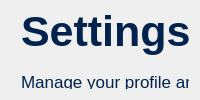
         <widget class="QWidget" name="Setting">
          <layout class="QGridLayout" name="gridLayout_6">
           <item row="0" column="0">
            <widget class="QWidget" name="widget_16" native="true">
             <widget class="QWidget" name="widget_33" native="true">
              <property name="geometry">
               <rect>
                <x>0</x>
                <y>90</y>
                <width>1131</width>
                <height>611</height>
               </rect>
              </property>
              <layout class="QHBoxLayout" name="horizontalLayout_10">
               <item>
                <widget class="QWidget" name="widget_38" native="true">
                 <property name="styleSheet">
                  <string notr="true">border: 1px solid;
</string>
                 </property>
                 <widget class="QLabel" name="label_64">
                  <property name="geometry">
                   <rect>
                    <x>30</x>
                    <y>80</y>
                    <width>111</width>
                    <height>21</height>
                   </rect>
                  </property>
                  <property name="font">
                   <font>
                    <family>Arial</family>
                    <pointsize>12</pointsize>
                   </font>
                  </property>
                  <property name="styleSheet">
                   <string notr="true">QLabel {
    color: black;
	border: none;
}</string>
                  </property>
                  <property name="text">
                   <string>First Name</string>
                  </property>
                 </widget>
                 <widget class="QLabel" name="label_65">
                  <property name="geometry">
                   <rect>
                    <x>30</x>
                    <y>10</y>
                    <width>281</width>
                    <height>41</height>
                   </rect>
                  </property>
                  <property name="font">
                   <font>
                    <family>Arial</family>
                    <pointsize>15</pointsize>
                    <weight>75</weight>
                    <bold>true</bold>
                   </font>
                  </property>
                  <property name="styleSheet">
                   <string notr="true">border: none;
color: black;</string>
                  </property>
                  <property name="text">
                   <string>Personal Information</string>
                  </property>
                 </widget>
                 <widget class="QLineEdit" name="txtFname_4">
                  <property name="geometry">
                   <rect>
                    <x>30</x>
                    <y>110</y>
                    <width>491</width>
                    <height>41</height>
                   </rect>
                  </property>
                  <property name="font">
                   <font>
                    <pointsize>10</pointsize>
                   </font>
                  </property>
                  <property name="styleSheet">
                   <string notr="true">background-color: rgb(255,255,255);
border: none;
border-bottom: 2px solid #00224c;
color: #00224c;
padding-bottom: 7px;</string>
                  </property>
                  <property name="placeholderText">
                   <string>Enter First Name</string>
                  </property>
                 </widget>
                 <widget class="QLineEdit" name="txtLname_4">
                  <property name="geometry">
                   <rect>
                    <x>30</x>
                    <y>200</y>
                    <width>491</width>
                    <height>41</height>
                   </rect>
                  </property>
                  <property name="font">
                   <font>
                    <pointsize>10</pointsize>
                   </font>
                  </property>
                  <property name="styleSheet">
                   <string notr="true">background-color: rgb(255,255,255);
border: none;
border-bottom: 2px solid #00224c;
color: #00224c;
padding-bottom: 7px;</string>
                  </property>
                  <property name="placeholderText">
                   <string>Enter Last Name</string>
                  </property>
                 </widget>
                 <widget class="QLabel" name="label_66">
                  <property name="geometry">
                   <rect>
                    <x>30</x>
                    <y>170</y>
                    <width>111</width>
                    <height>21</height>
                   </rect>
                  </property>
                  <property name="font">
                   <font>
                    <family>Arial</family>
                    <pointsize>12</pointsize>
                   </font>
                  </property>
                  <property name="styleSheet">
                   <string notr="true">QLabel {
    color: black;
	border: none;
}</string>
                  </property>
                  <property name="text">
                   <string>Last Name</string>
                  </property>
                 </widget>
                 <widget class="QLabel" name="label_67">
                  <property name="geometry">
                   <rect>
                    <x>30</x>
                    <y>260</y>
                    <width>111</width>
                    <height>21</height>
                   </rect>
                  </property>
                  <property name="font">
                   <font>
                    <family>Arial</family>
                    <pointsize>12</pointsize>
                   </font>
                  </property>
                  <property name="styleSheet">
                   <string notr="true">QLabel {
    color: black;
	border: none;
}</string>
                  </property>
                  <property name="text">
                   <string>Gmail</string>
                  </property>
                 </widget>
                 <widget class="QLineEdit" name="txtGmail_4">
                  <property name="geometry">
                   <rect>
                    <x>30</x>
                    <y>290</y>
                    <width>491</width>
                    <height>41</height>
                   </rect>
                  </property>
                  <property name="font">
                   <font>
                    <pointsize>10</pointsize>
                   </font>
                  </property>
                  <property name="styleSheet">
                   <string notr="true">background-color: rgb(255,255,255);
border: none;
border-bottom: 2px solid #00224c;
color: #00224c;
padding-bottom: 7px;</string>
                  </property>
                  <property name="placeholderText">
                   <string>Enter Gmail@.com</string>
                  </property>
                 </widget>
                 <widget class="QLabel" name="label_68">
                  <property name="geometry">
                   <rect>
                    <x>30</x>
                    <y>350</y>
                    <width>111</width>
                    <height>21</height>
                   </rect>
                  </property>
                  <property name="font">
                   <font>
                    <family>Arial</family>
                    <pointsize>12</pointsize>
                   </font>
                  </property>
                  <property name="styleSheet">
                   <string notr="true">QLabel {
    color: black;
	border: none;
}</string>
                  </property>
                  <property name="text">
                   <string>Username</string>
                  </property>
                 </widget>
                 <widget class="QLineEdit" name="txtUname_3">
                  <property name="geometry">
                   <rect>
                    <x>30</x>
                    <y>380</y>
                    <width>491</width>
                    <height>41</height>
                   </rect>
                  </property>
                  <property name="font">
                   <font>
                    <pointsize>10</pointsize>
                   </font>
                  </property>
                  <property name="styleSheet">
                   <string notr="true">background-color: rgb(255,255,255);
border: none;
border-bottom: 2px solid #00224c;
color: #00224c;
padding-bottom: 7px;</string>
                  </property>
                  <property name="placeholderText">
                   <string>Enter Username</string>
                  </property>
                 </widget>
                 <widget class="QLabel" name="label_69">
                  <property name="geometry">
                   <rect>
                    <x>30</x>
                    <y>440</y>
                    <width>111</width>
                    <height>21</height>
                   </rect>
                  </property>
                  <property name="font">
                   <font>
                    <family>Arial</family>
                    <pointsize>12</pointsize>
                   </font>
                  </property>
                  <property name="styleSheet">
                   <string notr="true">QLabel {
    color: black;
	border: none;
}</string>
                  </property>
                  <property name="text">
                   <string>Roles</string>
                  </property>
                 </widget>
                 <widget class="QComboBox" name="cbRole_3">
                  <property name="enabled">
                   <bool>false</bool>
                  </property>
                  <property name="geometry">
                   <rect>
                    <x>30</x>
                    <y>470</y>
                    <width>491</width>
                    <height>41</height>
                   </rect>
                  </property>
                  <property name="font">
                   <font>
                    <pointsize>-1</pointsize>
                   </font>
                  </property>
                  <property name="styleSheet">
                   <string notr="true">QComboBox {
    background-color: white;
    border: 1px solid #dcdcdc;
    border-radius: 8px;
    padding: 8px 12px;
    color: #00224C;
    font-size: 16px;  /* 🔥 bigger text */
}

QComboBox:hover {
    border: 1px solid #bfbfbf;
}

QComboBox:focus {
    border: 2px solid rgb(245, 192, 34);
}

QComboBox::drop-down {
    border: none;
    width: 30px;  /* slightly bigger */
}

QComboBox::down-arrow {
    image: none;
    border-left: 6px solid transparent;
    border-right: 6px solid transparent;
    border-top: 7px solid #555;
    margin-right: 10px;
}

QComboBox QAbstractItemView {
    background-color: white;
    border: 1px solid #dcdcdc;
    selection-background-color: rgb(245, 192, 34);
    selection-color: black;
    font-size: 20px; /* dropdown text size */
}
QComboBox, QComboBox * {
    color: black;
}</string>
                  </property>
                  <property name="currentText">
                   <string>Admin</string>
                  </property>
                  <item>
                   <property name="text">
                    <string>Admin</string>
                   </property>
                  </item>
                  <item>
                   <property name="text">
                    <string>Front Desk</string>
                   </property>
                  </item>
                 </widget>
                 <widget class="QPushButton" name="btnSaveChange_3">
                  <property name="geometry">
                   <rect>
                    <x>30</x>
                    <y>530</y>
                    <width>491</width>
                    <height>51</height>
                   </rect>
                  </property>
                  <property name="styleSheet">
                   <string notr="true">QPushButton {
    background-color: rgb(245, 192, 34);
    color: black;
    border: none;
    border-radius: 10px;
    padding: 10px;
    font-weight: bold;
}

QPushButton:hover {
    background-color: rgb(255, 210, 60);
}

QPushButton:pressed {
    background-color: rgb(200, 150, 10);
}

QPushButton:checked {
    background-color: rgb(200, 150, 10);
}</string>
                  </property>
                  <property name="text">
                   <string>Save Change</string>
                  </property>
                 </widget>
                </widget>
               </item>
               <item>
                <widget class="QWidget" name="widget_39" native="true">
                 <property name="styleSheet">
                  <string notr="true">border: 1px solid;
</string>
                 </property>
                 <widget class="QLabel" name="label_70">
                  <property name="geometry">
                   <rect>
                    <x>30</x>
                    <y>10</y>
                    <width>281</width>
                    <height>41</height>
                   </rect>
                  </property>
                  <property name="font">
                   <font>
                    <family>Arial</family>
                    <pointsize>15</pointsize>
                    <weight>75</weight>
                    <bold>true</bold>
                   </font>
                  </property>
                  <property name="styleSheet">
                   <string notr="true">border: none;
color: black;</string>
                  </property>
                  <property name="text">
                   <string>Change Password</string>
                  </property>
                 </widget>
                 <widget class="QLabel" name="label_71">
                  <property name="geometry">
                   <rect>
                    <x>30</x>
                    <y>80</y>
                    <width>161</width>
                    <height>21</height>
                   </rect>
                  </property>
                  <property name="font">
                   <font>
                    <family>Arial</family>
                    <pointsize>12</pointsize>
                   </font>
                  </property>
                  <property name="styleSheet">
                   <string notr="true">QLabel {
    color: black;
	border: none;
}</string>
                  </property>
                  <property name="text">
                   <string>Current Password</string>
                  </property>
                 </widget>
                 <widget class="QLabel" name="label_72">
                  <property name="geometry">
                   <rect>
                    <x>30</x>
                    <y>170</y>
                    <width>141</width>
                    <height>21</height>
                   </rect>
                  </property>
                  <property name="font">
                   <font>
                    <family>Arial</family>
                    <pointsize>12</pointsize>
                   </font>
                  </property>
                  <property name="styleSheet">
                   <string notr="true">QLabel {
    color: black;
	border: none;
}</string>
                  </property>
                  <property name="text">
                   <string>New Password</string>
                  </property>
                 </widget>
                 <widget class="QLineEdit" name="txtNewPass_3">
                  <property name="geometry">
                   <rect>
                    <x>30</x>
                    <y>200</y>
                    <width>491</width>
                    <height>41</height>
                   </rect>
                  </property>
                  <property name="font">
                   <font>
                    <pointsize>10</pointsize>
                   </font>
                  </property>
                  <property name="styleSheet">
                   <string notr="true">background-color: rgb(255,255,255);
border: none;
border-bottom: 2px solid #00224c;
color: #00224c;
padding-bottom: 7px;</string>
                  </property>
                  <property name="text">
                   <string/>
                  </property>
                  <property name="echoMode">
                   <enum>QLineEdit::Password</enum>
                  </property>
                  <property name="placeholderText">
                   <string>Enter new password</string>
                  </property>
                 </widget>
                 <widget class="QLabel" name="label_73">
                  <property name="geometry">
                   <rect>
                    <x>30</x>
                    <y>260</y>
                    <width>171</width>
                    <height>21</height>
                   </rect>
                  </property>
                  <property name="font">
                   <font>
                    <family>Arial</family>
                    <pointsize>12</pointsize>
                   </font>
                  </property>
                  <property name="styleSheet">
                   <string notr="true">QLabel {
    color: black;
	border: none;
}</string>
                  </property>
                  <property name="text">
                   <string>Confirm Password</string>
                  </property>
                 </widget>
                 <widget class="QLineEdit" name="txtConfirmPass_3">
                  <property name="geometry">
                   <rect>
                    <x>30</x>
                    <y>290</y>
                    <width>491</width>
                    <height>41</height>
                   </rect>
                  </property>
                  <property name="font">
                   <font>
                    <pointsize>10</pointsize>
                   </font>
                  </property>
                  <property name="styleSheet">
                   <string notr="true">background-color: rgb(255,255,255);
border: none;
border-bottom: 2px solid #00224c;
color: #00224c;
padding-bottom: 7px;</string>
                  </property>
                  <property name="text">
                   <string/>
                  </property>
                  <property name="echoMode">
                   <enum>QLineEdit::Password</enum>
                  </property>
                  <property name="placeholderText">
                   <string>Enter confirmed password</string>
                  </property>
                 </widget>
                 <widget class="QLineEdit" name="txtCurrentPass_3">
                  <property name="geometry">
                   <rect>
                    <x>30</x>
                    <y>110</y>
                    <width>491</width>
                    <height>41</height>
                   </rect>
                  </property>
                  <property name="font">
                   <font>
                    <pointsize>10</pointsize>
                   </font>
                  </property>
                  <property name="styleSheet">
                   <string notr="true">background-color: rgb(255,255,255);
border: none;
border-bottom: 2px solid #00224c;
color: #00224c;
padding-bottom: 7px;</string>
                  </property>
                  <property name="text">
                   <string/>
                  </property>
                  <property name="echoMode">
                   <enum>QLineEdit::Password</enum>
                  </property>
                  <property name="placeholderText">
                   <string>Enter current password</string>
                  </property>
                 </widget>
                 <widget class="QPushButton" name="btnChangePassword_3">
                  <property name="geometry">
                   <rect>
                    <x>30</x>
                    <y>360</y>
                    <width>491</width>
                    <height>51</height>
                   </rect>
                  </property>
                  <property name="styleSheet">
                   <string notr="true">QPushButton {
    background-color: rgb(245, 192, 34);
    color: black;
    border: none;
    border-radius: 10px;
    padding: 10px;
    font-weight: bold;
}

QPushButton:hover {
    background-color: rgb(255, 210, 60);
}

QPushButton:pressed {
    background-color: rgb(200, 150, 10);
}

QPushButton:checked {
    background-color: rgb(200, 150, 10);
}</string>
                  </property>
                  <property name="text">
                   <string>Change Password</string>
                  </property>
                 </widget>
                </widget>
               </item>
              </layout>
             </widget>
             <widget class="QWidget" name="widget_40" native="true">
              <property name="geometry">
               <rect>
                <x>0</x>
                <y>-10</y>
                <width>1131</width>
                <height>101</height>
               </rect>
              </property>
              <widget class="QLabel" name="label_74">
               <property name="geometry">
                <rect>
                 <x>10</x>
                 <y>0</y>
                 <width>461</width>
                 <height>61</height>
                </rect>
               </property>
               <property name="font">
                <font>
                 <family>Arial</family>
                 <pointsize>32</pointsize>
                 <weight>75</weight>
                 <bold>true</bold>
                </font>
               </property>
               <property name="styleSheet">
                <string notr="true">color: #00224c;</string>
               </property>
               <property name="text">
                <string>Settings</string>
               </property>
              </widget>
              <widget class="QLabel" name="label_75">
               <property name="geometry">
                <rect>
                 <x>10</x>
                 <y>65</y>
                 <width>421</width>
                 <height>31</height>
                </rect>
               </property>
               <property name="font">
                <font>
                 <family>Arial</family>
                 <pointsize>13</pointsize>
                </font>
               </property>
               <property name="styleSheet">
                <string notr="true">color: #00224C;</string>
               </property>
               <property name="text">
                <string>Manage your profile and system settings</string>
               </property>
              </widget>
             </widget>
            </widget>
           </item>
          </layout>
         </widget>
